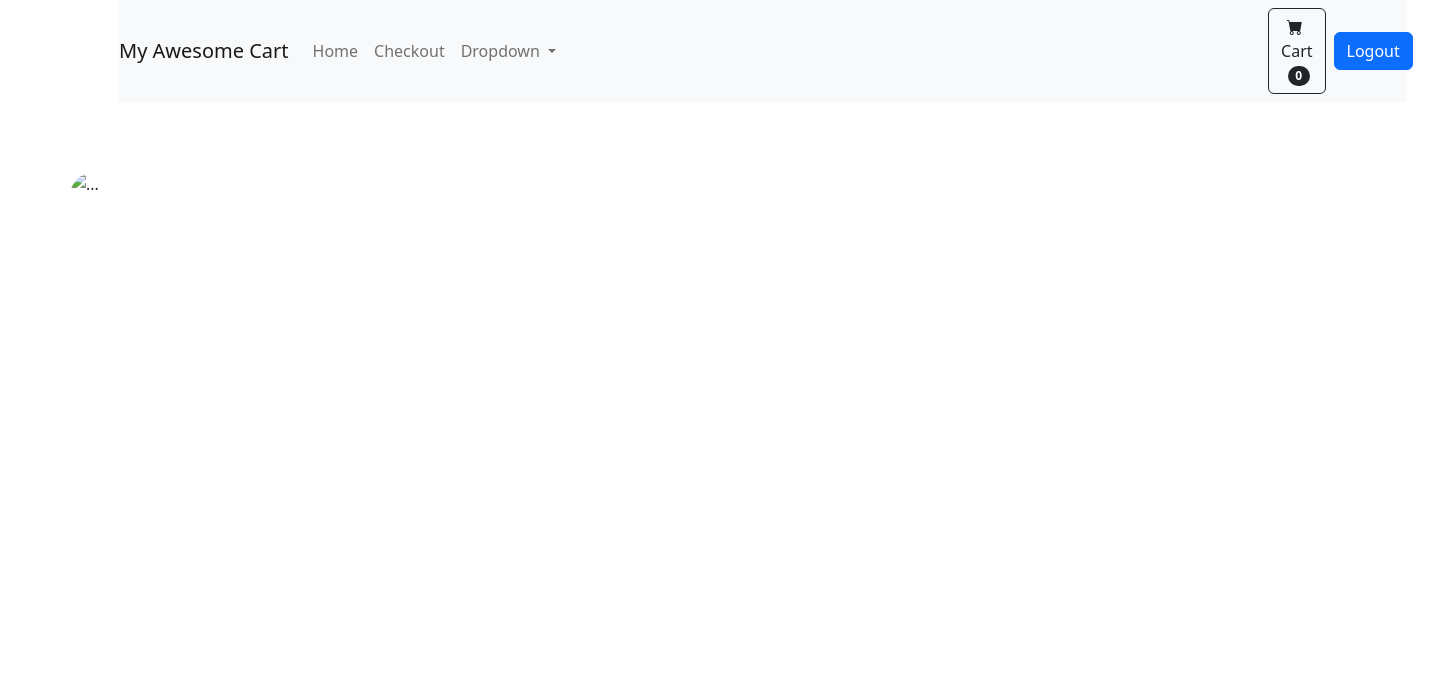
The app's page /, older data.
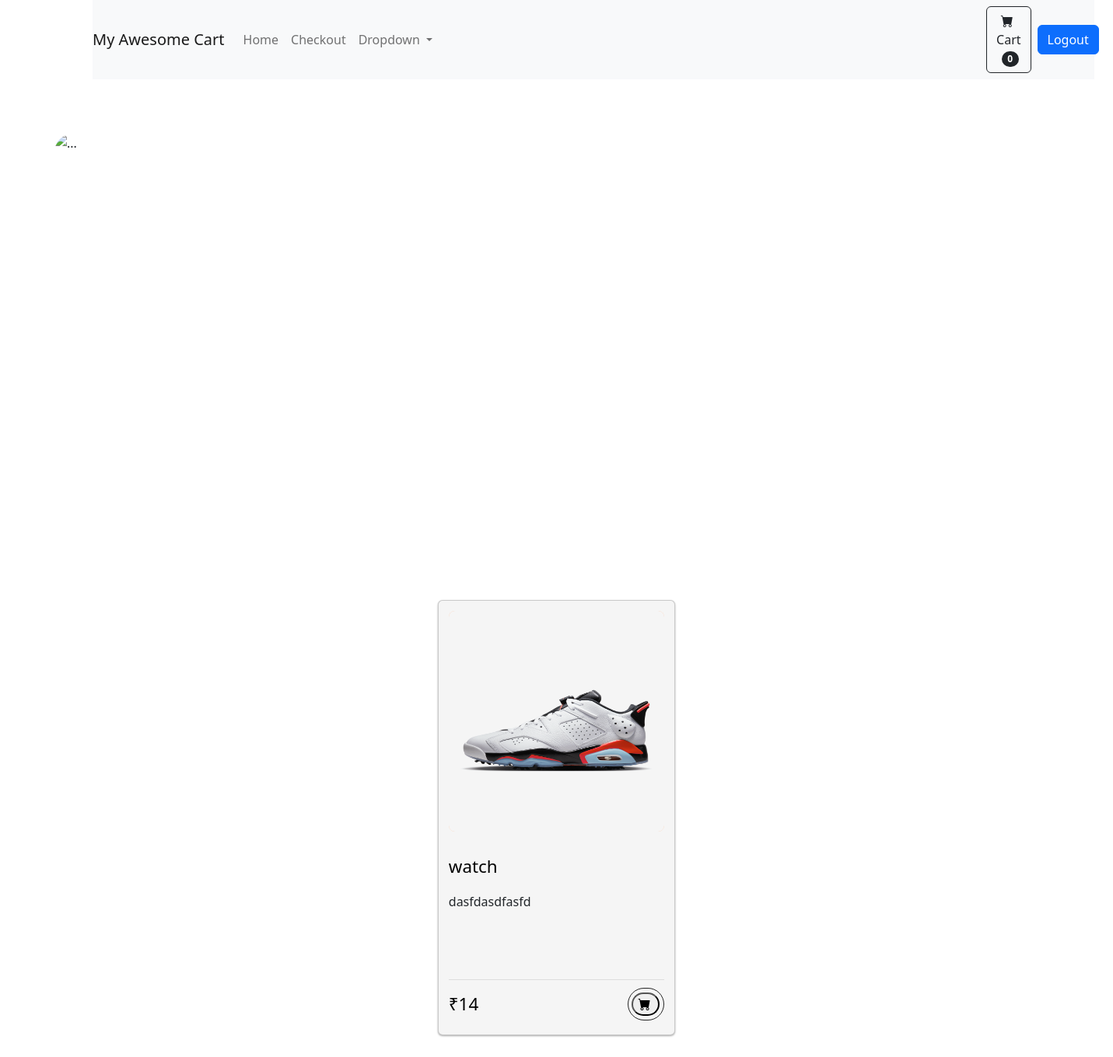
The same page, newer data.
### home/models.py (models this page shows, shortened)
class Product(models.Model):
    product_id=models.AutoField
    product_name=models.CharField(max_length=50)
    category=models.CharField(max_length=50,default="")
    subcategory=models.CharField(max_length=50,default="")
    price=models.IntegerField(default=0)
    desc=models.CharField(max_length=300)
    pub_date=models.DateField()
    image=models.ImageField(upload_to="shop/images",default="")

### home/views.py (the view)
# urls.py: 2. Add a URL to urlpatterns:  path('', views.home, name='home')
def home(request):
    products = Product.objects.all()
    n = len(products)
    nSlides = n//4 + ceil((n/4) + (n//4))
    params = {'no_of_slides': nSlides, 'range': range(
        1, nSlides), 'product': products}
    return render(request, "home/homepage.html", params)

### home/templates/home/homepage.html (shortened to what this page needs)
{% load static %}
<!DOCTYPE html>
<html lang="en">
<head>
 <link
 href="https://cdn.jsdelivr.net/npm/bootstrap-icons@1.5.0/font/bootstrap-icons.css"
 rel="stylesheet"
/>   <link
href="https://cdn.jsdelivr.net/npm/bootstrap@5.3.2/dist/css/bootstrap.min.css"
rel="stylesheet"
integrity="sha384-T3c6CoIi6uLrA9TneNEoa7RxnatzjcDSCmG1MXxSR1GAsXEV/Dwwykc2MPK8M2HN"
crossorigin="anonymous"
/>
<link href="{% static 'style.css' %}" rel="stylesheet" />
</head>
<body>
<nav class="navbar navbar-expand-lg navbar-light bg-light mar_nav ">
 <a class="navbar-brand " href="#">My Awesome Cart</a>
 <div class="collapse navbar-collapse" id="navbarSupportedContent">
   <ul class="navbar-nav mr-auto">
     <li class="nav-item active">
       <a class="nav-link" href="#">Home </a>
     </li>
     <li class="nav-item">
       <a class="nav-link" href="/buynow">Checkout</a>
     </li>
     <li class="nav-item dropdown">
       <a class="nav-link dropdown-toggle" href="#" id="navbarDropdown" role="button" data-toggle="dropdown" aria-haspopup="true" aria-expanded="false">
         Dropdown
       </a>
     </li>
   </ul>
   <div id="cartContainer" class="d-flex justify-content-center align-items-center  mar_left  ">
     <button class="btn btn-outline-dark"   id="popcart" data-toggle="popover">
       <i class="bi-cart-fill me-1"></i>
       Cart
       <span class="badge bg-dark text-white ms-1 rounded-pill  " id="cart">0</span>
     </button>
     </div>
     <a href="{% url 'logout' %}" class="btn btn-primary mx-2" >Logout</a>
   </div>
 </nav>
 <div id="carouselExampleInterval" class="carousel slide mar_carousel" data-bs-ride="carousel">
  <div class="carousel-inner">
    <div class="carousel-item" data-bs-interval="2000">
      <img src=" {% static 'images/banner2.jpg ' %}" class="d-block w-100" alt="...">
    </div>
  </div>
  <button class="carousel-control-prev" type="button" data-bs-target="#carouselExampleInterval" data-bs-slide="prev">
    <span class="carousel-control-prev-icon" aria-hidden="true"></span>
  </button>
  <button class="carousel-control-next" type="button" data-bs-target="#carouselExampleInterval" data-bs-slide="next">
    <span class="carousel-control-next-icon" aria-hidden="true"></span>
  </button>
</div>
 <div class="flex">
 {% for i in product %}
 <div class="card d-flex">
   <a href="{% url 'productview' myid=i.id %}"  >
   <img class="card-img" src="/media/{{i.image}}"> </img>
   <div class="card-info">
     <p class="text-titles" id="name{{i.id}}">{{i.product_name}}</p>
     <p class="text-body">{{i.desc}}</p>
   </div>
   <div class=" card-footers">
   <span class="text-titles"id="price{{i.id}}">₹{{i.price}}</span></a>
   <div class="card-buttons" >
     <button id="pr{{i.id}}" class="cart buttons" ><i class="bi-cart-fill me-1  "></i></button>
   </div>
 </div></div>
 {% endfor %}
</div>
</body>
</html>

Row changes from the older to the newer data that the page shows:
added Product: image (picture), product_name "watch", desc "dasfdasdfasfd", price "14"
